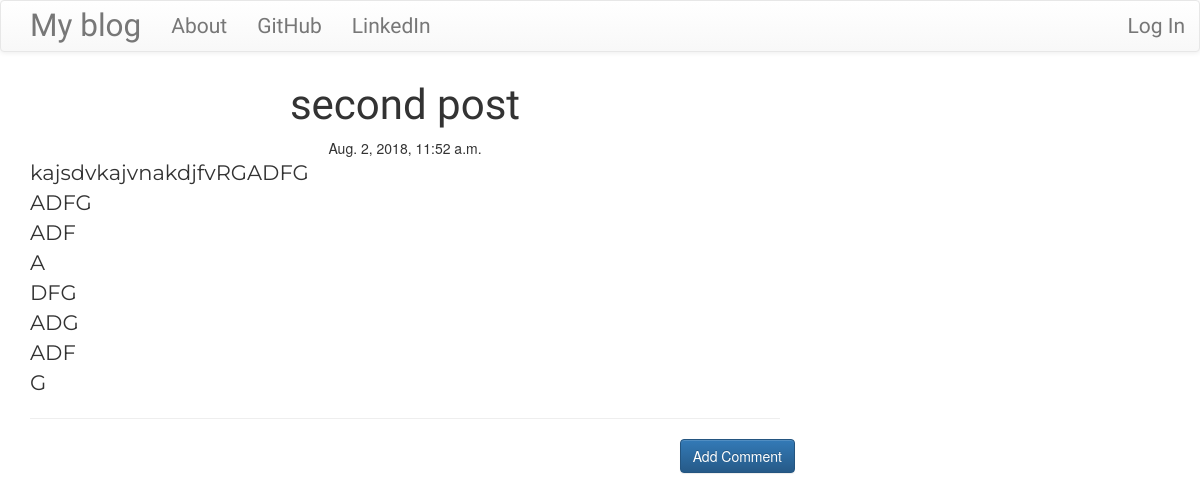
Screenshot of /post/2 with the database file from the repository.
### blog/models.py (models this page shows, shortened)
class Post(models.Model):
    author = models.ForeignKey('auth.User',on_delete=models.CASCADE)
    title = models.CharField(max_length=200)
    text = models.TextField()
    created_date = models.DateTimeField(default=timezone.now())
    published_date = models.DateTimeField(blank=True,null=True)

### blog/views.py (the view)
# urls.py: url(r'^post/(?P<pk>\d+)$',views.PostDetailView.as_view(),name='post_detail'),
class PostDetailView(DetailView):
    model = Post

### blog/templates/blog/post_detail.html (shortened to what this page needs)
{% extends 'blog/base.html' %}
{% block content %}
  <h1 class="posttitle loader">{{ post.title }}</h1>
  {% if post.published_date %}
    <div class="date postdate">
      {{ post.published_date }}
    </div>
  {% else %}
    <a class="btn btn-default" href="{% url 'post_publish' pk=post.pk %}">Publish</a>
  {% endif %}
    <p class="postcontent">{{ post.text|safe|linebreaksbr }}</p>
  <hr>
  <a class="btn btn-primary btn-comment" href="{% url 'add_comment_to_post' pk=post.pk %}">Add Comment</a>
  <div class="container">
    {% for comment in post.comments.all %}
      <br>
        {% empty %}
        <p>No comments</p>
    {% endfor %}
  </div>
{% endblock %}

### blog/static/css/blog.css (style rules this page uses)
.postdate { text-align: center; }
.posttitle { font-family: 'Russo One',sans-serif; font-size: 3em; text-align: center; }
.postcontent { font-family: 'Montserrat'; font-size: 1.5em; }
.btn-comment { position: absolute; right: 0px; }
.loader { filter:hue-rotate(0deg); color:linear-gradient(45deg,#0f8,#08f); animation:hue 10000ms infinite linear; }

### rows the page displays
Post: title "second post", published_date "Aug. 2, 2018, 11:52 a.m.", text "kajsdvkajvnakdjfvRGADFG ADFG ADF A DFG ADG ADF G"
